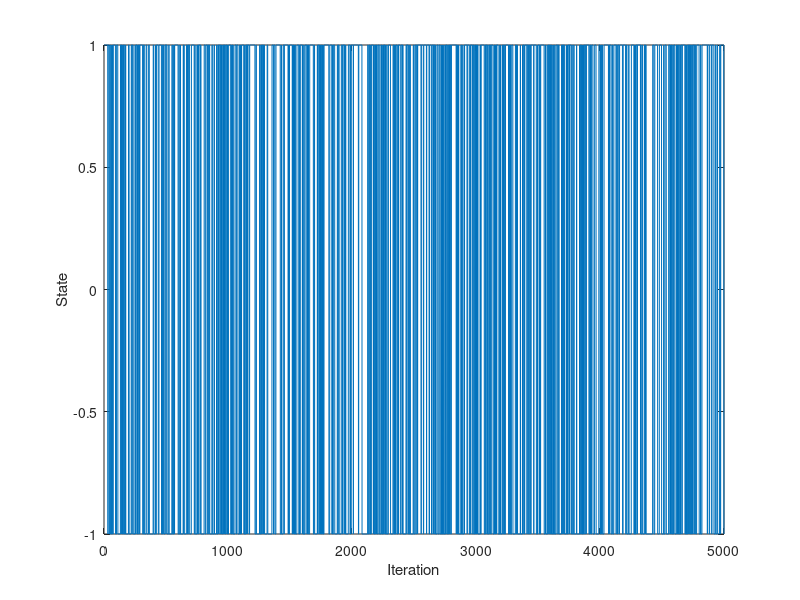

Reproduce this figure in MATLAB. (Note: this script raises an error after producing the figure.)
%
% Time series analysis
% Computer exercise 3  X
%
%
clear; 
close all;
% addpath('functions', '/data')     % Add this line to update the path
addpath('../functions', '../data')     % Add this line to update the path (Hanna)

%% Prep 1 - Kalman

% The Kalman filter

% Simulate N samples of a process to test our code
N = 1000;
A_sim = [1 -1.79 0.84];
e = 0.1*randn(N,1);
y = filter(A_sim, 1, e); % y is our simulated data (tested via pzmap that we got the poles in the right places)

% Define the state space equations
A = eye(2);
Re = [1e-6 0; 0 1e-6]; % State covariance matrix (We suspect zero values for parameters that don't change over time)
Rw = 0; % Observation variance, we think 0 for simulated data

% Set some initial values
xt_t1 = [0 0]'; % Initial state values: m0, expected value of x1 (WE CHANGED FROM xtt_1)
Rxx_1 = 10 * eye(2); % Initial state variance: Var X1, large V0 --> small trust in initial values

% Vectors to store values in
Xsave = zeros(2,N); % Stored states: For an AR(2) we have two hidden states, a1 and a2
ehat = zeros(1,N); % Prediction residual
yt1 = zeros(1,N); % One step prediction
yt2 = zeros(1,N); % Two step prediction

% The filter uses data up to time t-1 to predict value at t, then update
% using the prediction error. We start from t = 3, because we don't have
% the y values for t-3. We also stop at N - 2 as we don't have the true
% y-values for e.g. N + 1. 

for t=3:N-2
    Ct = [-y(t-1) -y(t-2)]; % C_{t | t-1}
    yhat(t) = Ct * xt_t1; % y_t{t | t-1}
    ehat(t) = y(t) - yhat(t); % e_t = y_t - y_{t | t-1}

    % Update
    Ryy = Ct * Rxx_1 * Ct' + Rw; % R^{yy}_{t | t-1}
    Kt = Rxx_1 * Ct' / Ryy; % K_t = Rxx{t| t-1} * Ct' * Ryy{t | t-1}
    xt_t = xt_t1 + Kt*ehat(t); %x_{t | t}
    Rxx = Rxx_1 - Kt * Ct * Rxx_1; % R^{xx}_{t | t}

    % Predict the next state
    xt_t1 = A * xt_t; % x_{t+1 | t}, don't forget to add B and U if needed
    Rxx_1 = A * Rxx * A' + Re; % R^{xx}_{t+1 | t}

    Xsave(:,t) = xt_t;

end

%% Prep 2 - Markov chain
clc;
close all;

% Simulate u_t where u_t is a Markov chain

% Define transition probabilities
p11 = 7/8;
p22 = 7/8;
p12 = 1/8;
p21 = 1/8; 

% Set number of interations
n = 5000;

% Preallocate a vector to store the states of the chain
u = zeros(1,n);

%Initialize state of the chain
state = 1;

% Simulate the chain
for t = 1:n
    u(t) = state; 

    % Draw a random number 
    r = rand();

    % Given state 1, transition to state 1 with prob p11
    % Given state 1, transition to state 2 with prob p12
    if state == 1 && r < p11
        state = 1; 
    elseif state == 1 && r >= p11
        state = -1;

    % Given state 2, transition to state 1 with prob p21
    % Given state 2, transition to state 2 with prob p22
    elseif state == -1 && r < p21
        state = 1;
    elseif state == -1 && r >= p21
        state = -1;

    end
end

% Plot state of chain at each iteration
plot(u)
xlabel('Iteration')
ylabel('State')

%% 2.1.1 Recursive least squares

load tar2.dat %AR(2) with one time-dependent param and one constant

load thx.dat %The correct parameter trajectories

figure(1);
subplot(211);
plot(tar2)
subplot(212);
plot(thx);


%% 2.1.2 Recursive estimation of A(z)
clc; 
close all; 


X = recursiveAR(2); %Already implemented algorithm recursive AR
X.ForgettingFactor = 1; %Setting values for parts of the algo, lambda here
X.InitialA = [1 0 0]; %Initial values of A here

for kk=1:length(tar2)
    [Aest(kk,:), yhat(kk)] = step(X, tar2(kk));
end

%Testing different values for lamdba and plotting the result -- lambda 0.9
%seems to be the best, but very volatile estimate. 

%Question: Why do we get a lower value with lambda 1 than what we should
%expect? 
figure(1);
subplot(211);
plot(Aest(:,2:3))
subplot(212);
plot(thx);

%% 2.1.3 Finding optimal lambda via least squares
clc; 
close all;

n = 100;
lambda_line = linspace(0.85,1,n); %Creating a row vector of n different lambdas between 0.85 and 1
ls2 = zeros(n,1); %Initial ls estimator
yhat = zeros(n,1); %Storage for yhat

for i = 1:length(lambda_line) %Re-run the algorithm for all different lambda estimates
    reset(X);
    X.ForgettingFactor = lambda_line(i);
    X.InitialA = [1 0 0];
    for kk = 1:length(tar2)
        [~, yhat(kk)] = step(X,tar2(kk)); 
    end
    ls2(i) = sum((tar2-yhat).^2); %Saving the least square term for each lambda

end

plot(lambda_line,ls2) %The best lambda will have the lowest ls2 value
[minls2, minindex] = min(ls2);
minlambda = lambda_line(minindex)

%% 2.2 Kalman filtering of time series
clc; 
close all;

% The Kalman filter
N = length(tar2);
y = tar2;

% Define the state space equations
A = eye(2);
Re = [0.004 0; 0 0]; % State covariance matrix (zero values for parameters that don't change over time)
Rw = 1.25; % Observation variance, we think 0 for simulated data

% Set some initial values
xt_t1 = [0 0]'; % Initial state values: m0, expected value of x1 (WE CHANGED FROM xtt_1)
Rxx_1 = 10 * eye(2); % Initial state variance: Var X1, large V0 --> small trust in initial values

% Vectors to store values in
Xsave = zeros(2,N); % Stored states: For an AR(2) we have two hidden states, a1 and a2
ehat = zeros(1,N); % Prediction residual
yt1 = zeros(1,N); % One step prediction
yt2 = zeros(1,N); % Two step prediction

% The filter uses data up to time t-1 to predict value at t, then update
% using the prediction error. We start from t = 3, because we don't have
% the y values for t-3. We also stop at N - 2 as we don't have the true
% y-values for e.g. N + 1. 

for t=3:N %Note that we're not using N-2 here. Why? 
    Ct = [-y(t-1) -y(t-2)]; % C_{t | t-1}
    yhat(t) = Ct * xt_t1; % y_t{t | t-1}
    ehat(t) = y(t) - yhat(t); % e_t = y_t - y_{t | t-1}

    % Update
    Ryy = Ct * Rxx_1 * Ct' + Rw; % R^{yy}_{t | t-1}
    Kt = Rxx_1 * Ct' / Ryy; % K_t = Rxx{t| t-1} * Ct' * Ryy{t | t-1}
    xt_t = xt_t1 + Kt*ehat(t); %x_{t | t}
    Rxx = Rxx_1 - Kt * Ct * Rxx_1; % R^{xx}_{t | t}

    % Predict the next state
    xt_t1 = A * xt_t; % x_{t+1 | t}, don't forget to add B and U if needed
    Rxx_1 = A * Rxx * A' + Re; % R^{xx}_{t+1 | t}

    Xsave(:,t) = xt_t;

end

figure(1);
subplot(211);
plot(Xsave')
subplot(212);
plot(thx);

%% 2.3 Using Kalman filter for 2-step prediction
close all;

% Simulating data
rng(0);
N = 10000;
ee = 0.1*randn(N,1);
A0 = [1 -0.8 0.2];
y = filter(1, A0, ee);

% Define the state space equations.
A = eye(2);
Re = [1e-7 0; 0 1e-7];
Rw = 0.1; %We got a better predictions with Rw = 1 and 10. 

% Set some initial values
xt_t1 = [0 0]'; % Initial state values: m0, expected value of x1 (WE CHANGED FROM xtt_1)
Rxx_1 = 10 * eye(2); % Initial state variance: Var X1, large V0 --> small trust in initial values

% Vectors to store values in
Xsave = zeros(2,N); % Stored states: For an AR(2) we have two hidden states, a1 and a2
ehat = zeros(1,N); % Prediction residual
yt1 = zeros(1,N); % One step prediction
yt2 = zeros(1,N); % Two step prediction

% The filter uses data up to time t-1 to predict value at t, then update
% using the prediction error. We start from t = 3, because we don't have
% the y values for t-3. We also stop at N - 2 as we don't have the true
% y-values for e.g. N + 1. 

for t=3:N-2 %Why N-2 and not -1?
    Ct = [-y(t-1) -y(t-2)]; % C_{t | t-1}
    yhat(t) = Ct * xt_t1; % y_t{t | t-1}
    ehat(t) = y(t) - yhat(t); % e_t = y_t - y_{t | t-1}

    % Update
    Ryy = Ct * Rxx_1 * Ct' + Rw; % R^{yy}_{t | t-1}
    Kt = Rxx_1 * Ct' / Ryy; % K_t = Rxx{t| t-1} * Ct' * Ryy{t | t-1}
    xt_t = xt_t1 + Kt*ehat(t); %x_{t | t}
    Rxx = Rxx_1 - Kt * Ct * Rxx_1; % R^{xx}_{t | t}

    % Predict the next state
    xt_t1 = A * xt_t; % x_{t+1 | t}, don't forget to add B and U if needed
    Rxx_1 = A * Rxx * A' + Re; % R^{xx}_{t+1 | t}

    % Form 2-step prediction
    Ct1 = [-y(t) -y(t-1)]; % C_{t+1 | t}
    yt1(t+1) = Ct1 * xt_t; % y_{t+1 | t} = C_{t+1|t} x_{t|t}, %this holds as 
    % x_t is assumed to be constant over time, 
    % i.e. the parameters are not changing in this case

    Ct2 = [-yt1(t+1) -y(t)]; %C_{t+2 | t} %Why does this work - having yt1 here?
    yt2(t+2) = Ct2 * xt_t; % y_{t+2|t} = C_{t+2|t} x_{t|t}
    
    Xsave(:,t) = xt_t;

end

figure(1)
plot(y(end-100-2:end-2))
hold on
plot(yt1(end-100-1:end-1),'g')
plot(yt2(end-100:end),'r')
hold off
legend('y', 'k=1', 'k=2')

figure(2)
plot(Xsave')

%Compute sum of ehat for last 200 samples, why not all? 
sum(ehat(end-200:end))
ehat1 = y(2:end)' - yt1(1:end-1);
ehat2 = y(3:end)' - yt2(1:end-2);
ehat1_sumsq = sum(ehat1(end-200:end).^2)
ehat2_sumsq = sum(ehat2(end-200:end).^2)

%% 2.4 Quality control of a process - simulate the process

% Initial values
b = 20;
sigma2e = 1;
sigma2v = 4;
N = 5000;
rng(0);

% Simulate x as an AR(1)
e = sqrt(sigma2e)*randn(N,1);
A = [1 -1];
x = filter(1, A, e);

% Simulate y = x + bu + v
v = sqrt(sigma2v)*randn(N,1);
y = zeros(N,1);

for t = 1:N
    y(t) = x(t) + b*u(t) + v(t);
end

%% 2.4 Continued, find x and b

% Define the state space equations.
A = eye(2);
Re = [1e-2 0; 0 1e-2];
Rw = 1; 

% Set some initial values
xt_t1 = [0 15]'; % Initial state values
Rxx_1 = 10 * eye(2); % Initial state variance: Var X1, large V0 --> small trust in initial values

% Vectors to store values in
Xsave = zeros(2,N); % Stored states: For an AR(2) we have two hidden states, a1 and a2
ehat = zeros(1,N); % Prediction residual

for t=2:N
    Ct = [1 u(t)]; % C_{t | t-1}
    yhat(t) = Ct * xt_t1; % y_t{t | t-1} SHOULD WE INCORPORATE Vt?
    ehat(t) = y(t) - yhat(t); % e_t = y_t - y_{t | t-1}

    % Update
    Ryy = Ct * Rxx_1 * Ct' + Rw; % R^{yy}_{t | t-1}
    Kt = Rxx_1 * Ct' / Ryy; % K_t = Rxx{t| t-1} * Ct' * Ryy{t | t-1}
    xt_t = xt_t1 + Kt*ehat(t); %x_{t | t}
    Rxx = Rxx_1 - Kt * Ct * Rxx_1; % R^{xx}_{t | t}

    % Predict the next state
    xt_t1 = A * xt_t; % x_{t+1 | t}, don't forget to add B and U if needed
    Rxx_1 = A * Rxx * A' + Re; % R^{xx}_{t+1 | t}
    
    Xsave(:,t) = xt_t;

end

figure(1);
subplot(211);
plot(Xsave')
subplot(212);
plot(x);
yline(b);

%% 2.5 Recursive temperature modelling - Plot the data
close all;
clc;
clear;

load svedala94.mat

% Plot the data
figure(1)
y = svedala94;
plot(y)
figure(2)
y = svedala94;
T1 = linspace(datenum(1994,1,1),datenum(1994,12,31), length(svedala94)); % Get months on x-axis
plot(T1,y);
datetick('x');
title('Raw data')

%% 2.5.1 Recursive temperature modelling - Differentiate
close all; 

% Remove seasonality
D = [1 zeros(1,5) -1];
y_d = filter(D, 1, y); % Differentiate temperature with nabla 6
y_d = y_d(length(D):end); % Remove initial samples
T = linspace(datenum(1994,1,1),datenum(1994,12,31),length(y_d)); % Get months for x-axis

%Plot the data
figure(2)
plot(T,y_d)
datetick('x');
title('Differentiated data')

%% 2.5.2 Recursive temperature modelling - Fit ARMA
close all; 

% Fit ARMA(2,2) Do this for (i) entire year, (ii) January to March, (iii) June to August 
th = armax(y_d ,[2 2]);
th_winter = armax( y_d(1:540) ,[2 2]);
th_summer = armax( y_d(907:1458) ,[2 2]);

present(th)
present(th_winter)
present(th_summer) % Ma(2) not significant, much higher FPE

%% 2.5.3 recursiveARMA

% Polynomials from 2.5.2 
X = recursiveARMA([2 2]);
X.InitialA = [1 th_winter.A(2:end)];        % Use the parameters from winter as initial guess
X.InitialC = [1 th_winter.C(2:end)];        % Use the parameters from winter as initial guess
X.ForgettingFactor = 0.99;
for k=1:length( y_d )
    [Aest(k,:) ,Cest(k,:) ,yhat(k)] = step( X, y_d(k) );
end

subplot 311
plot(T1, svedala94 );
datetick( 'x')
subplot 312
plot(Aest(: ,2:3))
hold on
plot(repmat(th_winter.A(2:end),[length(y_d) 1]),'g:'); 
plot(repmat(th_summer.A(2:end),[length(y_d) 1]),'r:'); 
axis tight
title('A est')
hold off
subplot 313 
plot(Cest(:,2:3))
hold on
plot(repmat(th_winter.C(2:end),[length(y_d) 1]),'g:'); 
plot(repmat(th_summer.C(2:end),[length(y_d) 1]),'r:'); 
axis tight
title('C est')
hold off

% Does it converge to the same values as 
% A polynomial close to summer polynomial during months and converges to
% winter polynomial in the end
% C polynomial is not as good during summer months - makes sense as this
% was not that good of a model (high FPE)
% Yes th_winter and th_summer seem to be different proceess

%% 2.6 Recursive temperature modeling, ARMAX
clear; 
close all; 

% Looking at one part of data and removing the (constant) mean 
load svedala94
y = svedala94(850:1100);
figure(1)
plot(y)
axis tight
y_m = y - mean(y);
figure(2)
plot(y_m)
axis tight

%% 2.6.2 Signusoidal input ARMAX
close all;
% Instead of differentiation will use sinusoidal signal as input. 
% since the phase of the oscillation is unknown, we will use a combination 
% of a sine and a cosine signals.

t = (1:length(y_m))';
U = [sin(2*pi*t/6) cos(2*pi*t/6)];
Z = iddata(y_m,U);          % Data object of the data and the sinusoidal signal (input and data)
model = [3 [1 1] 4 [0 0]];    
       % [na [nb1 nb2] nc [nk1 nk2]];     
       % nb is coefficent before input signal (here cosinus and sinus)
       % nk is the shift (in this calse zero) 

% Estimate the coefficients for the sines and cosines 
thx = armax(Z,model);

hold on
plot(y_m)
plot(U.*cell2mat(thx.b)) % Plotting the seasonal function
axis tight
hold off 

%% 2.6.3 Varying mean - Signusoidal input ARMAX
close all; 

U = [sin(2*pi*t/6) cos(2*pi*t/6) ones(size(t))]; % the ones are for removing the mean 
Z = iddata(y_m, U);   % Y OR YM??? (Y_M FITS BETTER BUT Y MAKES MORE SENSE) 
m0 = [thx.A(2:end) cell2mat(thx.B) 0 thx.C(2:end)];  % is the 0 for adding one more input? 
Re = diag([0 0 0 0 0 1 0 0 0 0]); % only time dependent coefficient is the mean,
                                 % if lth diagonal index of Re is non-zero, 
                                 % it is assumed to vary over time, otherwise not.
model = [3 [1 1 1] 4 0 [0 0 0] [1 1 1]];    % here nk is 1 1 1 insted of 0  as given in instructions (limitations in rpem)
[thr, yhat] = rpem(Z, model, 'kf', Re, m0);

%% 2.6.4 Construct part of the temperature that is due to the varying mean and sine/cosine signals 
close all; 

m = thr(:,6);       % our varying mean
a = thr(end,4);     % converged value of sinuscoefficient
b = thr(end,5);     % converged value of cosinuscoefficient
y_mean = m + a*U(:,1)+b*U(: ,2); 
y_mean = [0; y_mean(1:end-1)];

hold on
plot(y_m)
plot(y_mean)
hold off

%% 2.6.5 Modelling using entire year
clear;
close all; 
load svedala94.mat;
y = svedala94; 
y = y-y(1);

% Remove seasonality (from 2.5)
% D = [1 zeros(1,5) -1];
% y_d = filter(D, 1, y); % Differentiate temperature with nabla 6
% y_d = y_d(length(D):end); % Remove initial samples

%% 2.6.5 Create Initial model (to get starting values, now constant mean) 
t = (1:length(y))';
U = [sin(2*pi*t/6) cos(2*pi*t/6)];
Z = iddata(y,U);          % Data object of the data and the sinusoidal signal (input and data)
model = [3 [1 1] 4 [0 0]];  

thx = armax(Z,model);     % Estimate the coefficients for the sines and cosines 

hold on
plot(y)
plot(U.*cell2mat(thx.b))  % Plotting the seasonal function
axis tight
hold off  

%% 2.6.5 Kalman filtering for varying the mean 
close all;
t = (1:length(y))';     % as above
U = [sin(2*pi*t/6) cos(2*pi*t/6) ones(size(t))]; % the ones are for removing the mean 
Z = iddata(y, U);   % data and input data
m0 = [thx.A(2:end) cell2mat(thx.B) 0 thx.C(2:end)];  % is the 0 for adding one more input? 
Re = diag([0 0 0 0 0 1 0 0 0 0]); 
model = [3 [1 1 1] 4 0 [0 0 0] [1 1 1]];    % here nk is 1 1 1 insted of 0  as given in instructions (limitations in rpem)
[thr, yhat] = rpem(Z, model, 'kf', Re, m0);

%% 2.6.5 Construct part of the temperature that is due to the varying mean and sine/cosine signals 
close all; 

m = thr(:,6);       % our varying mean
a = thr(end,4);     % converged value of sinuscoefficient
b = thr(end,5);     % converged value of cosinuscoefficient
y_mean = m + a*U(:,1)+b*U(: ,2); 
y_mean = [0; y_mean(1:end-1)];

hold on
plot(y)
plot(y_mean)
hold off
